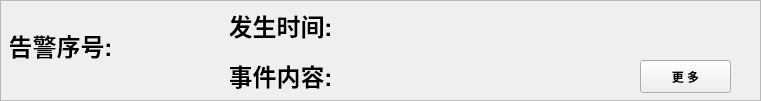
   <widget class="QFrame" name="frame_6">
    <property name="geometry">
     <rect>
      <x>20</x>
      <y>170</y>
      <width>761</width>
      <height>101</height>
     </rect>
    </property>
    <property name="styleSheet">
     <string notr="true">background-image: url(:/icon/qrc/keyboard-b/button_03.png);</string>
    </property>
    <property name="frameShape">
     <enum>QFrame::StyledPanel</enum>
    </property>
    <property name="frameShadow">
     <enum>QFrame::Raised</enum>
    </property>
    <widget class="QLabel" name="label_txt_7">
     <property name="geometry">
      <rect>
       <x>350</x>
       <y>60</y>
       <width>281</width>
       <height>31</height>
      </rect>
     </property>
     <property name="font">
      <font>
       <pointsize>20</pointsize>
       <weight>75</weight>
       <bold>true</bold>
      </font>
     </property>
     <property name="styleSheet">
      <string notr="true">background-image: url(:/icon/qrc/keyboard-b/button_03.png);</string>
     </property>
     <property name="text">
      <string/>
     </property>
     <property name="alignment">
      <set>Qt::AlignLeading|Qt::AlignLeft|Qt::AlignVCenter</set>
     </property>
    </widget>
    <widget class="QLabel" name="label_txt_2">
     <property name="geometry">
      <rect>
       <x>350</x>
       <y>10</y>
       <width>290</width>
       <height>31</height>
      </rect>
     </property>
     <property name="font">
      <font>
       <pointsize>25</pointsize>
       <weight>75</weight>
       <bold>true</bold>
      </font>
     </property>
     <property name="styleSheet">
      <string notr="true">background-image: url(:/icon/qrc/keyboard-b/button_03.png);</string>
     </property>
     <property name="text">
      <string/>
     </property>
     <property name="alignment">
      <set>Qt::AlignLeading|Qt::AlignLeft|Qt::AlignVCenter</set>
     </property>
    </widget>
    <widget class="QLabel" name="label_8">
     <property name="geometry">
      <rect>
       <x>230</x>
       <y>60</y>
       <width>101</width>
       <height>31</height>
      </rect>
     </property>
     <property name="font">
      <font>
       <pointsize>18</pointsize>
       <weight>75</weight>
       <bold>true</bold>
      </font>
     </property>
     <property name="styleSheet">
      <string notr="true">background-image: url(:/icon/qrc/keyboard-b/button_03.png);</string>
     </property>
     <property name="text">
      <string>事件内容:</string>
     </property>
     <property name="alignment">
      <set>Qt::AlignCenter</set>
     </property>
    </widget>
    <widget class="QLabel" name="label_9">
     <property name="geometry">
      <rect>
       <x>230</x>
       <y>10</y>
       <width>101</width>
       <height>31</height>
      </rect>
     </property>
     <property name="font">
      <font>
       <pointsize>18</pointsize>
       <weight>75</weight>
       <bold>true</bold>
      </font>
     </property>
     <property name="styleSheet">
      <string notr="true">background-image: url(:/icon/qrc/keyboard-b/button_03.png);</string>
     </property>
     <property name="text">
      <string>发生时间:</string>
     </property>
     <property name="alignment">
      <set>Qt::AlignCenter</set>
     </property>
    </widget>
    <widget class="QLabel" name="label_num_2">
     <property name="geometry">
      <rect>
       <x>120</x>
       <y>30</y>
       <width>51</width>
       <height>31</height>
      </rect>
     </property>
     <property name="font">
      <font>
       <pointsize>25</pointsize>
       <weight>75</weight>
       <bold>true</bold>
      </font>
     </property>
     <property name="layoutDirection">
      <enum>Qt::LeftToRight</enum>
     </property>
     <property name="styleSheet">
      <string notr="true">background-image: url(:/icon/qrc/keyboard-b/button_03.png);</string>
     </property>
     <property name="text">
      <string/>
     </property>
     <property name="alignment">
      <set>Qt::AlignCenter</set>
     </property>
    </widget>
    <widget class="QLabel" name="label_5">
     <property name="geometry">
      <rect>
       <x>10</x>
       <y>30</y>
       <width>101</width>
       <height>31</height>
      </rect>
     </property>
     <property name="font">
      <font>
       <pointsize>18</pointsize>
       <weight>75</weight>
       <bold>true</bold>
      </font>
     </property>
     <property name="styleSheet">
      <string notr="true">background-image: url(:/icon/qrc/keyboard-b/button_03.png);</string>
     </property>
     <property name="text">
      <string>告警序号:</string>
     </property>
     <property name="alignment">
      <set>Qt::AlignCenter</set>
     </property>
    </widget>
    <widget class="QPushButton" name="pbtn_more_2">
     <property name="geometry">
      <rect>
       <x>640</x>
       <y>60</y>
       <width>91</width>
       <height>33</height>
      </rect>
     </property>
     <property name="font">
      <font>
       <weight>75</weight>
       <bold>true</bold>
      </font>
     </property>
     <property name="styleSheet">
      <string notr="true">border-image: url(:/icon/qrc/keyboard-b/btn_bg.png);</string>
     </property>
     <property name="text">
      <string>更 多</string>
     </property>
    </widget>
    <zorder>label_txt_7</zorder>
    <zorder>label_txt_2</zorder>
    <zorder>label_8</zorder>
    <zorder>label_9</zorder>
    <zorder>label_num_2</zorder>
    <zorder>label_5</zorder>
    <zorder>pushButton</zorder>
    <zorder>pbtn_more_2</zorder>
    <zorder>label_txt_6</zorder>
   </widget>
